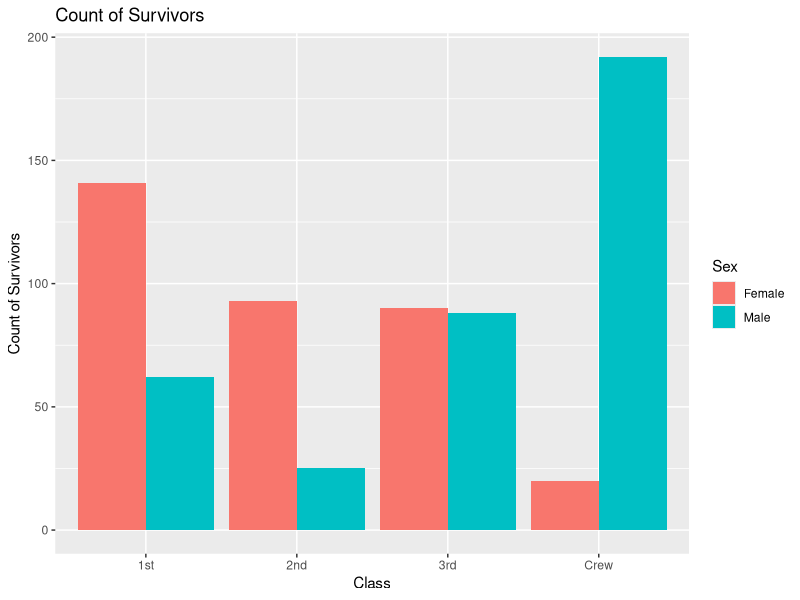
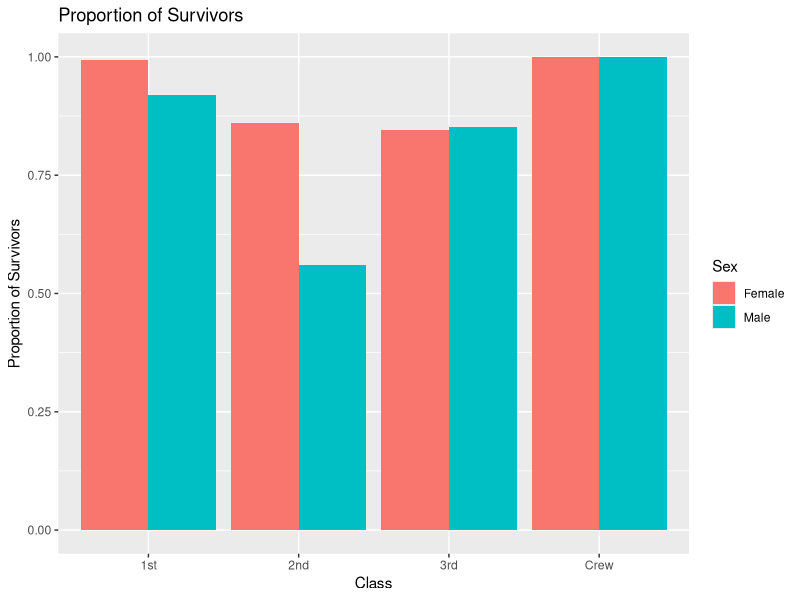
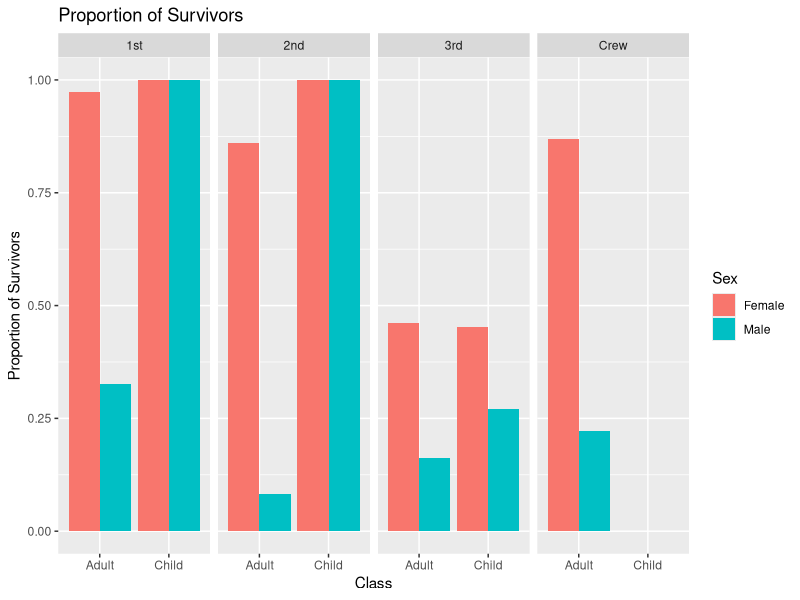
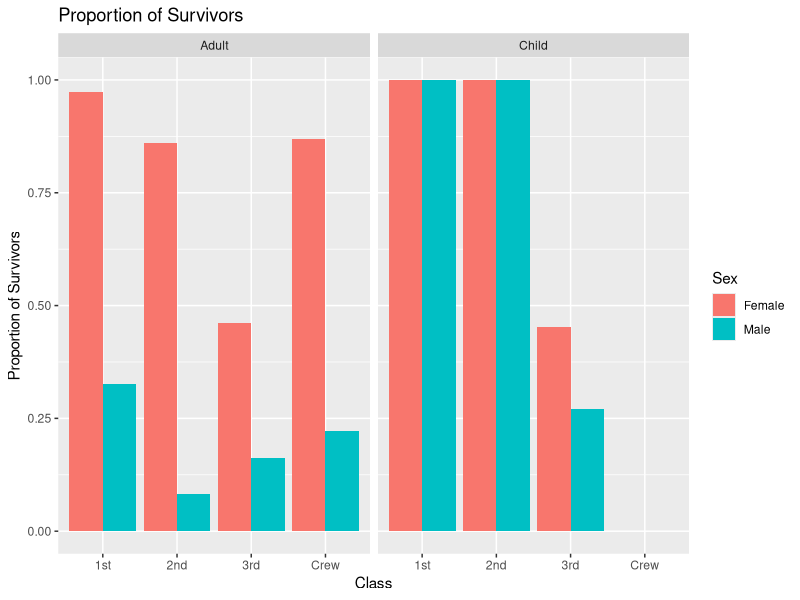

The R script that drew these images, in order:
## ---- chunk 1
library(tidyverse)

df_titanic <- as_tibble(Titanic)
## ---- chunk 2
## TASK: Perform a `glimpse` of df_titanic
df_titanic
glimpse(df_titanic)
## ---- chunk 3
## NOTE: No need to edit! We'll cover how to
## do this calculation in a later exercise.
df_titanic %>% summarize(total = sum(n))
## ---- chunk 4
## TASK: Visualize counts against `Class` and `Sex`
survivors <- df_titanic %>%
  filter(Survived == "Yes") %>%
  group_by(Class, Sex) %>%
  summarize(count = sum(n))
ggplot(survivors, aes(x = Class, y = count, fill = Sex)) +
  geom_col(position = "dodge") +
  labs(title = "Count of Survivors", 
       x = "Class", 
       y = "Count of Survivors")
## ---- chunk 5
## NOTE: No need to edit! We'll cover how to
## do this calculation in a later exercise.
df_prop <-
  df_titanic %>%
  group_by(Class, Sex, Age) %>%
  mutate(
    Total = sum(n),
    Prop = n / Total
  ) %>%
  ungroup()
df_prop
## ---- chunk 6
df_prop2 <-
df_titanic %>%
  filter(Survived == "Yes") %>%
  group_by(Class, Sex) %>% 
  mutate(
    Total = sum(n),
    Prop = n / Total
  )
df_prop2
ggplot(df_prop2, aes(x = Class, y = Prop, fill = Sex)) +
  geom_col(position = "dodge") +
  labs(title = "Proportion of Survivors", 
       x = "Class", 
       y = "Proportion of Survivors")
## ---- chunk 7
df_prop2 <-
df_titanic %>%
  group_by(Class, Sex, Age) %>% 
  mutate(
    Total = sum(n),
    Prop = n / Total
  ) %>%
  filter(Survived == "Yes") 
df_prop2
ggplot(df_prop2, aes(x = Age, y = Prop, fill = Sex)) +
  facet_grid(cols = vars(Class)) + 
  geom_col(position = "dodge") +
  labs(title = "Proportion of Survivors", 
       x = "Class", 
       y = "Proportion of Survivors")
ggplot(df_prop2, aes(x = Class, y = Prop, fill = Sex)) +
  facet_grid(cols = vars(Age)) + 
  geom_col(position = "dodge") +
  labs(title = "Proportion of Survivors", 
       x = "Class", 
       y = "Proportion of Survivors")
